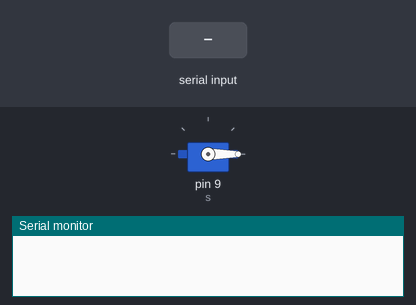
Bench run of a sketch on a simulated Arduino Uno, built with avr-gcc and run on an emulated ATmega328P. Shown: servo, the last lines printed to the serial monitor. The test bench sets the inputs (shaded band).

Above: at 1.2 s.
1.3 s: "90,45\n" received over Serial
At 1.7 s:
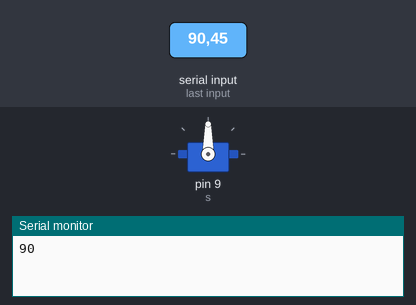
3.3 s: "30,150\n" received over Serial
At 3.7 s:
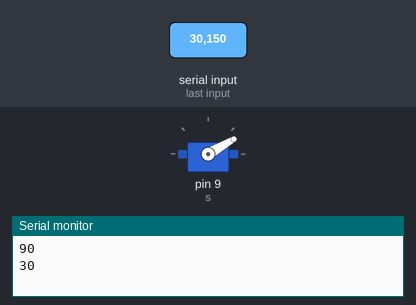
5.3 s: "200\n" received over Serial
At 5.7 s:
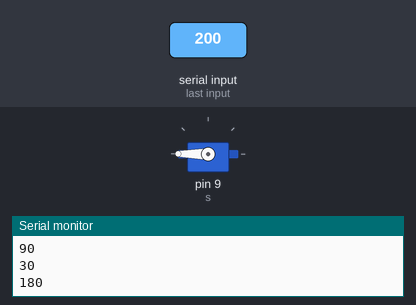
Timing chart, 0 to 8.3 s (numbered marks = the images above; inputs shaded):
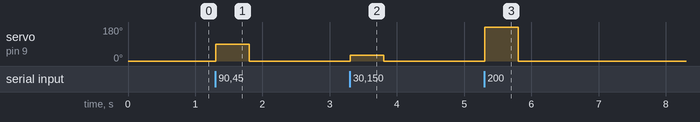

The sketch:

servo-test.ino
```cpp
#include <Servo.h>

Servo s;

int x;

void setup() {
  // put your setup code here, to run once:
  s.attach(9);
  Serial.begin(9600);
  s.write(0);
}

void loop() {
  // put your main code here, to run repeatedly:
  if (Serial.available()) {
    x = Serial.readStringUntil('\n').toInt();
    x = constrain(x, 0, 180);
    Serial.println(x);
    s.write(x);
    delay(500);
    s.write(0);
    delay(500);
  }
}
```

Measured:
- after the input at 1.3 s, servo on pin 9 (s): 0° → 90° at once, → 0° 0.50 s later
- after the input at 3.3 s, servo on pin 9 (s): 0° → 30° at once, → 0° 0.50 s later
- after the input at 5.3 s, servo on pin 9 (s): 0° → 180° at once, → 0° 0.50 s later
